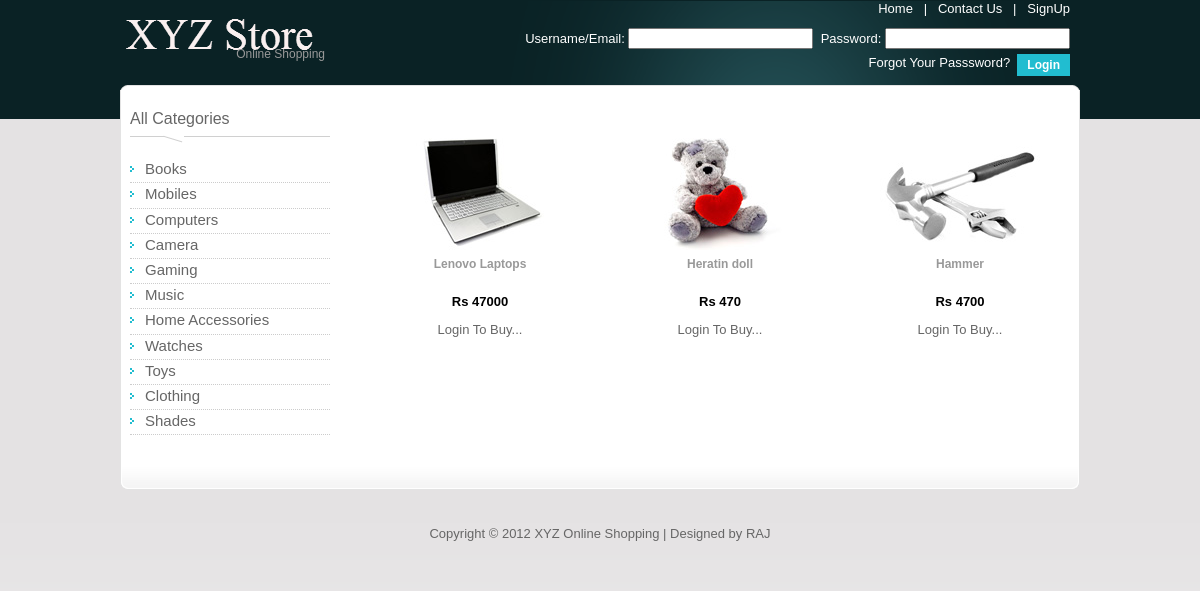
The page / on the database its author committed.
### tables this page shows
CREATE TABLE IF NOT EXISTS `product` (
  `ID` int(11) NOT NULL AUTO_INCREMENT,
  `pname` varchar(50) NOT NULL,
  `description` varchar(200) NOT NULL,
  `category` varchar(50) NOT NULL,
  `price` int(11) NOT NULL,
  `stock` int(11) NOT NULL,
  `thumburl` varchar(200) NOT NULL,
  `timestamp` timestamp NOT NULL DEFAULT CURRENT_TIMESTAMP ON UPDATE CURRENT_TIMESTAMP,
  PRIMARY KEY (`ID`)
);

### index.php (the view, shortened to what this page needs)
<!DOCTYPE html PUBLIC "-//W3C//DTD XHTML 1.0 Transitional//EN" "http://www.w3.org/TR/xhtml1/DTD/xhtml1-transitional.dtd">
<html xmlns="http://www.w3.org/1999/xhtml">
<head>
<link href="css/templatemo_style.css" rel="stylesheet" type="text/css" />
<link rel="stylesheet" type="text/css" href="css/ddsmoothmenu.css" />
<link rel="stylesheet" type="text/css" href="css/styles.css" />
</head>
<body id="home">
<div id="templatemo_wrapper">
	 <?php include("header.php"); ?>
    <div id="templatemo_main_top"></div>
    <div id="templatemo_main">
        <?php include("categories.php"); ?>
        <div id="content">
        <?php
		$i=1;
		$noitemflag=0;
        if(isset($_GET['chcat']))
		{
			require_once("db.php");
			    $category=$_GET['chcat'];
				$query=mysql_query("select * from product where category='$category'");
				while($row=mysql_fetch_array($query))
				{$noitemflag=1;
		?>
           <div class="col col_14 product_gallery<?php if($i==3){echo " no_margin_right"; $i=0;}?>">
            	<a href=""><img src="<?php echo $row['thumburl'];?>"/></a>
                <h3><?php echo $row['pname'];?></h3>
                <p class="product_price">Rs <?php echo " ".$row['price'];?></p>
                <?php if(isset($_SESSION['username']))
				  { if($_SESSION['type']=="C"){
				  ?>
                <a href="index.php?add2cart=<?php echo $row['ID'];?>" class="add_to_cart">Add to Cart</a>
                <?php }}
				else
				  echo "Login To Buy...";
				?>
            </div>
		<?php $i++;
		        }
				if($noitemflag==0){echo "No Items in this Category";}
		}
		else
		{
				$query1=mysql_query("select * from product");
				while($row=mysql_fetch_array($query1))
				{$noitemflag=1;
		?>
           <div class="col col_14 product_gallery<?php if($i==3){echo " no_margin_right"; $i=0;}?>">
            	<a href=""><img src="<?php echo $row['thumburl'];?>"/></a>
                <h3><?php echo $row['pname'];?></h3>
                <p class="product_price">Rs <?php echo " ".$row['price'];?></p>
                <?php if(isset($_SESSION['username']))
				  { if($_SESSION['type']=="C"){
				  ?>
                <a href="index.php?add2cart=<?php echo $row['ID'];?>" class="add_to_cart">Add to Cart</a>
                <?php }}
				else
				  echo "Login To Buy...";
				?>
            </div>
		<?php $i++; }
		 }?>
        </div>
    </div>
    <div id="templatemo_footer">
		<center>
			Copyright © 2012 XYZ Online Shopping | Designed by RAJ
		</center>
    </div>
</div>
</body>
</html>

### header.php (shortened to what this page needs)
<div id="templatemo_header">
    	<div id="site_title"><h1><a href="http://www.templatemo.com" style="text-align:right">Online Shopping</a></h1></div>
         <div class="fk-act-links" style="margin-right:10px">
              <div class="line bmargin10">
                  <a href="index.php">Home &nbsp;&nbsp;|&nbsp;&nbsp;</a>
                 <a href="">Contact Us &nbsp;&nbsp;|&nbsp;&nbsp;</a>
                  <?php
				  if(!isset($_SESSION['username']))
				  {
				  ?>
                  <a href="signup.php">SignUp</a>
				  <?php }
				  else { ?>
                  <a href="">Hi &nbsp;<?php echo $_SESSION['username']; ?>&nbsp;&nbsp;|&nbsp;&nbsp;</a>
                  <a href="logout.php">logout&nbsp;&nbsp;</a>
				  <?php } ?>
              </div>
           <?php
				  if(!isset($_SESSION['username']))
				  {
				  ?>
			  <form action="index.php" method="post" name="login_form" id="login_form">
              <div class="line" style="margin-bottom:5px">
                  Username/Email:
				<input type="text" name="username" id="username" />&nbsp;
                Password:
				<input type="password" name="password" id="password" />
              </div>
              <div class="line">
              <input type="submit" name="login" value="Login" class="more"  />
              <span style="color:#FF0000"><?php echo $loginmsg;?></span>&nbsp;&nbsp;Forgot Your Passsword?&nbsp;&nbsp;
              </div>
              </form>
              <?php }?>
         </div>
    </div>

### categories.php
<div id="sidebar">
        	<h3><a href="index.php">All Categories</a></h3>
            <ul class="sidebar_menu">
                <li><a href="index.php?chcat=Books">Books</a></li>
                <li><a href="index.php?chcat=Mobiles">Mobiles</a></li>
                <li><a href="index.php?chcat=Computers">Computers</a></li>
                <li><a href="index.php?chcat=Camera">Camera</a></li>
                <li><a href="index.php?chcat=Gaming">Gaming</a></li>
                <li><a href="index.php?chcat=Music">Music</a></li>
                <li><a href="index.php?chcat=Home Accessories">Home Accessories</a></li>
                <li><a href="index.php?chcat=Watches">Watches</a></li>
                <li><a href="index.php?chcat=Toys">Toys</a></li>
                <li><a href="index.php?chcat=Clothing">Clothing</a></li>
                <li><a href="index.php?chcat=Shades">Shades</a></li>
			</ul>
            </div>

### css/templatemo_style.css (style rules this page uses)
body { margin: 0; padding: 0; color: #666; font-family: Tahoma, Geneva, sans-serif; font-size: 13px; line-height: 1.4em; background-color: #f7f7f7; background-repeat: repeat-x; background-position: top; }
#home { background-image: url(../images/templatemo_body_subpage.png) }
a, a:link, a:visited { color: #666; font-weight: normal; text-decoration: none }
p { margin: 0 0 10px 0; padding: 0; }
img { border: none; }
h1, h2, h3, h4, h5, h6 { color: #333; font-weight: normal; }
h1 { font-size: 30px; margin: 0 0 30px; padding: 5px 0 }
h3 { font-size: 20px; margin: 0 0 20px; padding: 0; }
#templatemo_wrapper { width: 960px; padding: 0 10px; margin: 0 auto; }
#templatemo_header { width: 960px; height: 85px; background: url(../images/templatemo_middle.png) no-repeat }
#templatemo_main_top { width: 960px; height: 5px; background: url(../images/templatemo_main_top.png) no-repeat top }
#templatemo_main { width: 960px; background: url(../images/templatemo_main_middle.png) repeat-y }
#sidebar { float: left; width: 200px; padding: 20px 30px 0 10px; }
#content { float: right; width: 700px; padding: 20px 10px 20px; }
#templatemo_footer { width: 940px; padding: 60px 10px 20px; background: url(../images/templatemo_main_bottom.png) top no-repeat }
#site_title { float: left; margin-top: 10px; }
#site_title h1 { margin: 0; padding: 0 }
#site_title h1 a { display: block; width: 120px; padding: 35px 0 0 85px; font-size: 12px; color: #999; text-align: left; background: url(../images/templatemo_logo.png) no-repeat top left }
#sidebar h3 { font-size: 16px; padding: 0 0 15px 0; margin: 0 0 15px 0; background: url(../images/sidebar_header_bg.png) left bottom no-repeat }
.sidebar_menu { list-style: none; margin: 0 0 30px; padding: 0; }
.sidebar_menu li { margin: 0; padding: 2px 0 3px 15px; background: url(../images/templatemo_list_01.png) no-repeat scroll 0 8px; border-bottom: 1px dotted #ccc }
.sidebar_menu li a { font-size: 15px; }
.product_gallery { margin-bottom: 60px; text-align: center }
.product_gallery img { margin-bottom: 5px; }
.product_gallery h3 { font-size: 12px; color: #999; font-weight: 700; }
.product_gallery .product_price { color: #000; font-weight: 700 }
.col { float: left; margin-right: 20px }
.col_14 { width: 220px }
.no_margin_right { margin-right: 0 }
.bmargin10 { margin-bottom: 10px; }
.fk-act-links, .fk-act-links a { color: white; text-decoration: none; text-align:right; }
.line, .lastUnit { overflow: hidden; overflow: visible; zoom: 1; }
.more { float: right; display: inline-block; padding: 4px 10px; font-size: 12px; font-weight: 700; background: #21bdd0; color: #fff; border: none; }

### rows shown on the page
product: thumburl (picture), pname "Lenovo Laptops", price "47000"
product: thumburl (picture), pname "Heratin doll", price "470"
product: thumburl (picture), pname "Hammer", price "4700"
